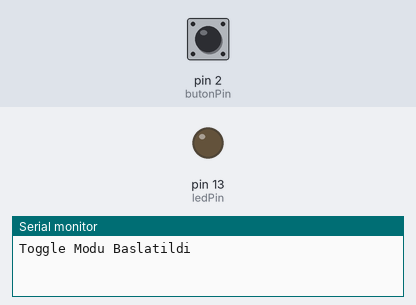
Bench run of a sketch on a simulated Arduino Uno, built with avr-gcc and run on an emulated ATmega328P. On the bench: output pins drawn as LEDs (lit = HIGH), the last lines printed to the serial monitor. The test bench sets the inputs (shaded band); at power-on: pin 2 (butonPin) LOW.

Above: at 1.2 s.
1.3 s: pin 2 (butonPin) pulled HIGH for 0.15 s
At 2.5 s:
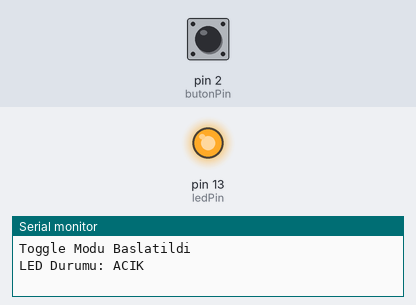
2.9 s: pin 2 (butonPin) pulled HIGH for 1 s
At 3.8 s:
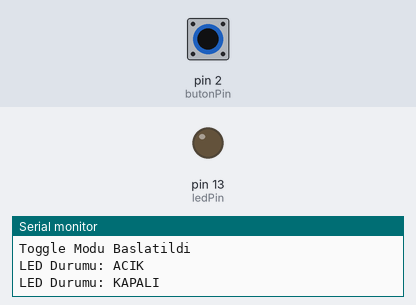
5.4 s: pin 2 (butonPin) pulled HIGH for 3.2 s
At 5.8 s:
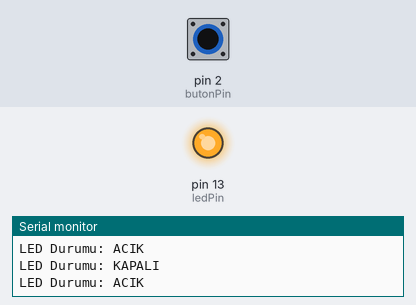
Timing chart, 0 to 8.4 s (numbered marks = the images above; inputs shaded):
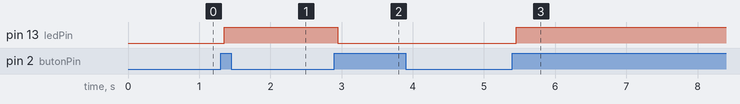

The sketch:

toggle_led.ino
```cpp
/*
 * Toggle (Aç/Kapa) Modu
 * Her basışta LED durumu değişir
 * Gelişmiş debounce ile
 *
 * Devre Bağlantısı:
 * Pin 2 <- Buton <- 5V
 * Pin 2 <- 10kΩ <- GND (Pull-down)
 * Pin 13 -> 220Ω -> LED -> GND
 */

const int butonPin = 2;
const int ledPin = 13;

int ledDurum = LOW;
int sonButonDurum = LOW;
int suAnkiButonDurum = LOW;

unsigned long sonDebounceZaman = 0;
unsigned long debounceGecikme = 50;

void setup() {
  pinMode(butonPin, INPUT);
  pinMode(ledPin, OUTPUT);
  Serial.begin(9600);
  Serial.println("Toggle Modu Baslatildi");
}

void loop() {
  int okunan = digitalRead(butonPin);

  // Durum değişikliği algıla
  if (okunan != sonButonDurum) {
    sonDebounceZaman = millis();
  }

  // Debounce süresi geçti mi kontrol et
  if ((millis() - sonDebounceZaman) > debounceGecikme) {

    // Stabil durum değişti mi?
    if (okunan != suAnkiButonDurum) {
      suAnkiButonDurum = okunan;

      // Sadece basıldığında (LOW -> HIGH geçişi)
      if (suAnkiButonDurum == HIGH) {
        ledDurum = !ledDurum;  // Durumu tersle
        digitalWrite(ledPin, ledDurum);

        Serial.print("LED Durumu: ");
        Serial.println(ledDurum ? "ACIK" : "KAPALI");
      }
    }
  }

  sonButonDurum = okunan;
}
```

Measured:
- after the input at 1.3 s, pin 13 (ledPin): LOW → HIGH after 0.05 s
- after the input at 2.9 s, pin 13 (ledPin): HIGH → LOW after 0.05 s
- after the input at 5.4 s, pin 13 (ledPin): LOW → HIGH after 0.05 s
